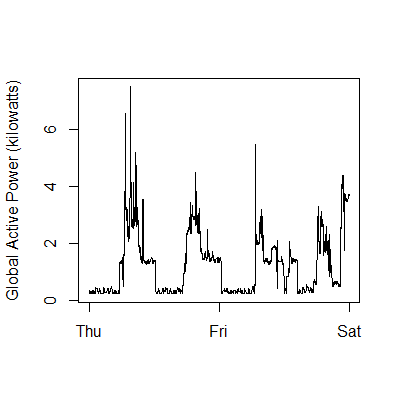

Reproduce this figure in R.
SetTime <-strptime(paste(data$Date, data$Time, sep=" "),"%d/%m/%Y %H:%M:%S")
head(SetTime)
data <- cbind(SetTime, data)

plot( SetTime, gap, type="l", col="black", xlab=" ", ylab="Global Active Power (kilowatts)")

##plot saved using Export menu
